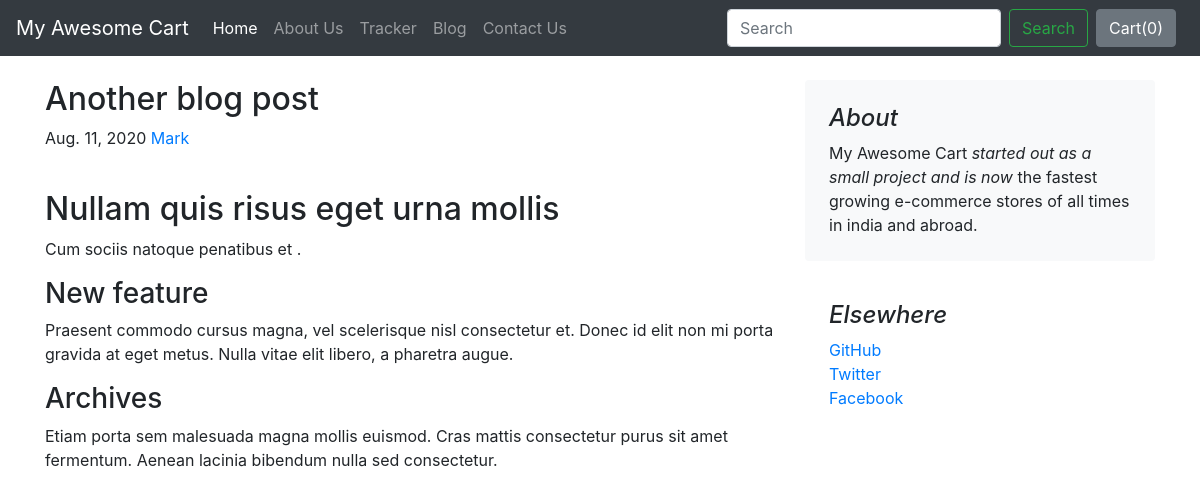
The page /blog/blogpost/1 on the database its author committed.
### blog/models.py (models this page shows)
class Blogpost(models.Model):
    post_id = models.AutoField(primary_key=True)
    title = models.CharField(max_length=500)
    head0 = models.CharField(max_length=500,default="")
    chead0 = models.CharField(max_length=5000,default="")
    head1 = models.CharField(max_length=500,default="")
    chead1 = models.CharField(max_length=5000,default="")
    head2 = models.CharField(max_length=500,default="")
    chead2 = models.CharField(max_length=5000,default="")
    pub_date = models.DateField()
    image = models.ImageField(upload_to="shop/images",default="")
    def __str__(self):
        return self.title

### blog/views.py (the view)
# urls.py: path('blogpost/<int:id>',views.blogpost,name="BLogPost"),
def blogpost(request,id):
    post = Blogpost.objects.filter(post_id = id)[0]
    print(post)
    return render(request,'blog/blogpost.html',{'post':post})

### blog/templates/blog/blogpost.html (shortened to what this page needs)
{% extends 'blog/base.html' %}
{% block body %}
<div class="container">
    <div class="row mt-4">
        <div class="col-md-8 blog-main">
            <div class="blog-post">
                <h2 class="blog-post-title">{{post.title}}</h2>
                <p class="blog-post-meta">{{post.pub_date}} <a href="#">Mark</a></p>
                <div class="fb-like" data-href="http://127.0.0.1:8000/blog/blogpost/{{post.post_id}}" data-layout="standard" data-action="like" data-size="large" data-show-faces="false" data-share="true"></div><br>
                <h2>{{post.head0}}</h2>
                <p>{{post.chead0}}</p>
                <h3>{{post.head1}}</h3>
                <p>{{post.chead1}}</p>
               <h3>{{post.head2}}</h3>
                <p>{{post.chead2}}</p>
            </div>
        </div>
        <aside class="col-md-4 blog-sidebar">
            <div class="p-4 mb-3 bg-light rounded">
                <h4 class="font-italic">About</h4>
                <p class="mb-0">My Awesome Cart <em>started out as a small project and is now</em> the fastest growing e-commerce stores of all times in india and abroad.</p>
            </div>
            <div class="p-4">
                <h4 class="font-italic">Elsewhere</h4>
                <ol class="list-unstyled">
                    <li><a href="#">GitHub</a></li>
                    <li><a href="#">Twitter</a></li>
                    <li><a href="#">Facebook</a></li>
                </ol>
            </div>
        </aside>
    </div>
</div>
{% endblock %}

### blog/templates/blog/base.html (shortened to what this page needs)
<!doctype html>
<html lang="en">
  <head>
    <link rel="stylesheet" href="https://stackpath.bootstrapcdn.com/bootstrap/4.2.1/css/bootstrap.min.css">
  </head>
  <body>
    <nav class="navbar navbar-expand-lg navbar-dark bg-dark">
  <a class="navbar-brand" href="/shop">My Awesome Cart</a>
  <div class="collapse navbar-collapse" id="navbarSupportedContent">
    <ul class="navbar-nav mr-auto">
      <li class="nav-item active">
        <a class="nav-link" href="/shop">Home <span class="sr-only">(current)</span></a>
      </li>
      <li class="nav-item">
        <a class="nav-link" href="/shop/about">About Us</a>
      </li>
      <li class="nav-item">
        <a class="nav-link" href="/shop/tracker">Tracker</a>
      </li>
      <li class="nav-item">
        <a class="nav-link" href="/blog">Blog</a>
      </li>
      <li class="nav-item">
        <a class="nav-link" href="/shop/contact">Contact Us</a>
      </li>
    </ul>
    <form class="form-inline my-2 my-lg-0">
      <input class="form-control mr-sm-2" type="search" placeholder="Search" aria-label="Search">
      <button class="btn btn-outline-success my-2 my-sm-0" type="submit">Search</button>
    </form>
    <button type="button" class="btn btn-secondary mx-2" id="popcart" data-html="true" data-container="body" data-toggle="popover" data-placement="bottom" data-content="Vivamus
sagittis lacus vel augue laoreet rutrum faucibus.">
  Cart(<span id="cart">0</span>)
</button>
  </div>
</nav>
        {% block body %}{% endblock %}
  </body>
</html>

### rows shown on the page
Blogpost: title "Another blog post", pub_date "Aug. 11, 2020", head0 "Nullam quis risus eget urna mollis", chead0 "Cum sociis natoque penatibus et .", head1 "New feature", chead1 "Praesent commodo cursus magna, vel scelerisque nisl consectetur et. Donec id elit non mi porta gravida at eget metus. Nulla vitae elit libero, a pharetra augue.", head2 "Archives", chead2 "Etiam porta sem malesuada magna mollis euismod. Cras mattis consectetur purus sit amet fermentum. Aenean lacinia bibendum nulla sed consectetur."
